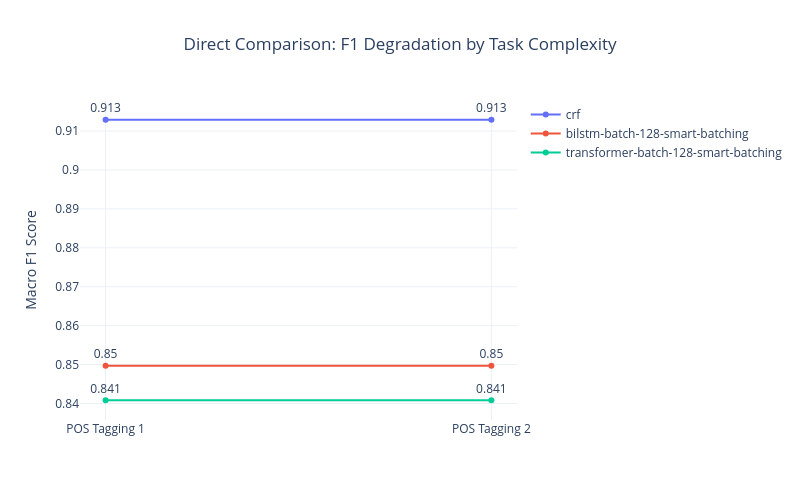

This figure's notebook cell:
### Code cell
rep_models = [
    "crf",
    "bilstm-batch-128-smart-batching",
    "transformer-batch-128-smart-batching",
]
slope_df = combined_results[combined_results["name"].isin(rep_models)]

fig_slope = go.Figure()
for model in rep_models:
    model_data = slope_df[slope_df["name"] == model]
    fig_slope.add_trace(
        go.Scatter(
            x=model_data["task"],
            y=model_data["macro_f1"],
            mode="lines+markers+text",
            name=model,
            text=model_data["macro_f1"].round(3),
            textposition="top center",
        )
    )
fig_slope.update_layout(
    title="Direct Comparison: F1 Degradation by Task Complexity",
    yaxis_title="Macro F1 Score",
    template="plotly_white",
    title_x=0.5,
    width=800,
    height=500,
)
fig_slope.show()

### Figure 1 — Plotly figure (JSON) as saved in the notebook; plotly's stock layout.template omitted (floating-point values rounded to 4 significant figures)
{"data": [{"mode": "lines+markers+text", "name": "crf", "text": [0.913, 0.913], "textposition": "top center", "type": "scatter", "x": ["POS Tagging 1", "POS Tagging 2"], "y": [0.9129, 0.9129]}, {"mode": "lines+markers+text", "name": "bilstm-batch-128-smart-batching", "text": [0.85, 0.85], "textposition": "top center", "type": "scatter", "x": ["POS Tagging 1", "POS Tagging 2"], "y": [0.8497, 0.8497]}, {"mode": "lines+markers+text", "name": "transformer-batch-128-smart-batching", "text": [0.841, 0.841], "textposition": "top center", "type": "scatter", "x": ["POS Tagging 1", "POS Tagging 2"], "y": [0.8408, 0.8408]}], "layout": {"height": 500, "title": {"text": "Direct Comparison: F1 Degradation by Task Complexity", "x": 0.5}, "width": 800, "yaxis": {"title": {"text": "Macro F1 Score"}}}}
